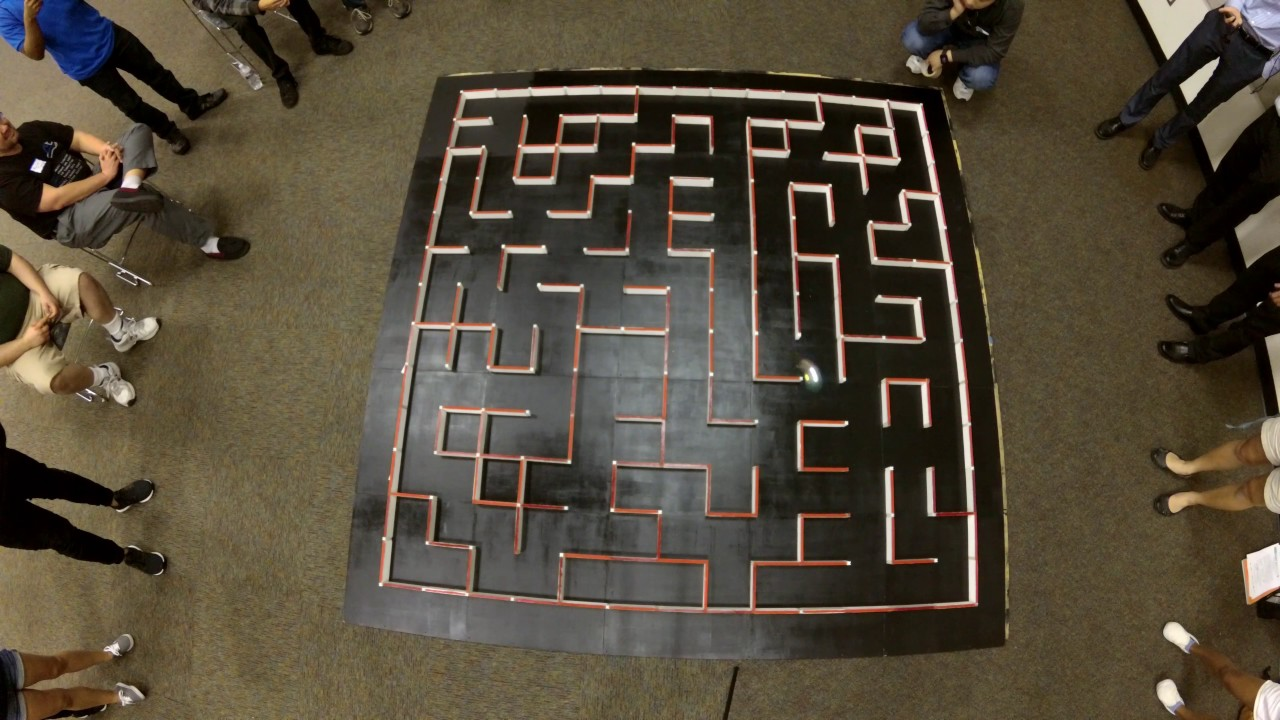
#> input picture Maze Solver with ImageProcessing/realmaze.jpg, 1280 x 720 px
$ python main.py
#> lines starting #> are read from the running program, lines starting #| are printed output that depends on the picture; after the words box and inside, x2 and y2 are one past the last pixel; in counts of white or black regions, pixels touching at a corner belong together
# çizgileri kalınlaştırmam lazım. bu sayede kalın ve tam bir kare oluşturmuş olacağım.

import cv2
import numpy as np
import math
contour_list = []
count = 0

img = cv2.imread("realmaze.jpg")
#> img is the input picture: shape (720, 1280, 3); mean B, G, R 58.6, 75, 84.8
dst = cv2.fastNlMeansDenoisingColored(img,None,3,150,10,21)
gray = cv2.cvtColor(dst, cv2.COLOR_BGR2GRAY)
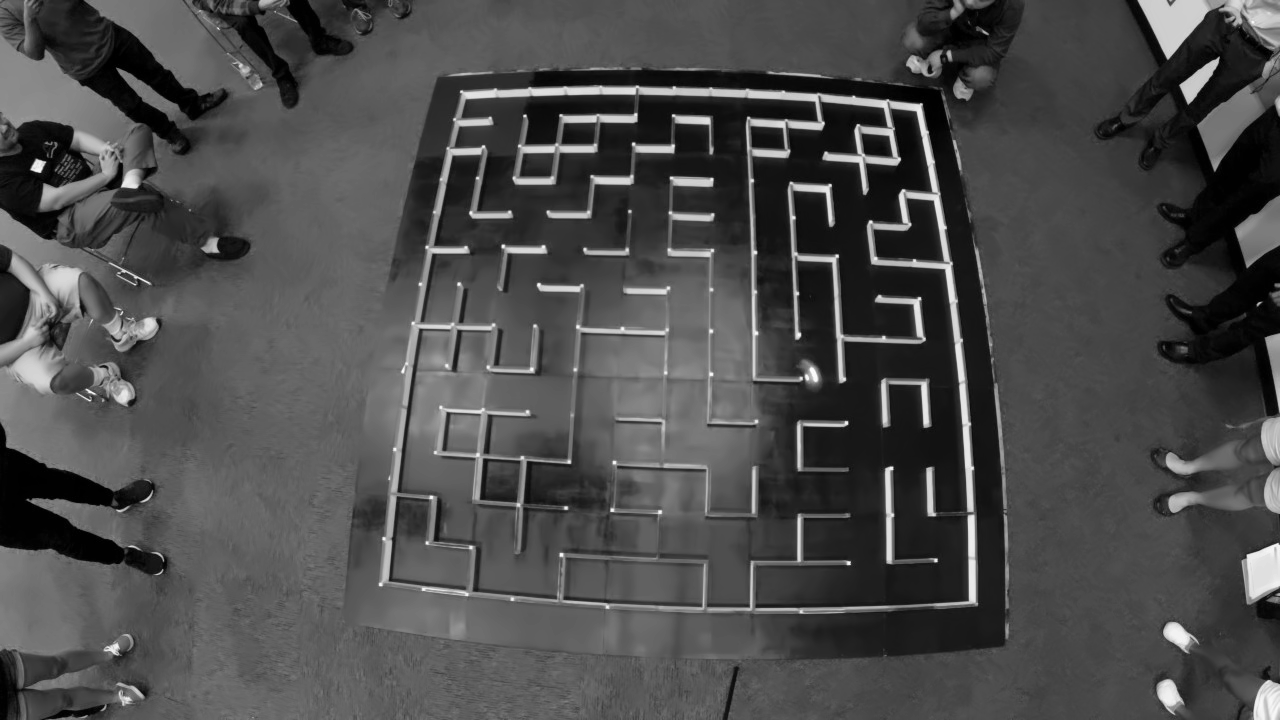
#> gray: shape (720, 1280); min 0, max 252, mean 75.6
ret,thresh = cv2.threshold(gray,130,200,3)
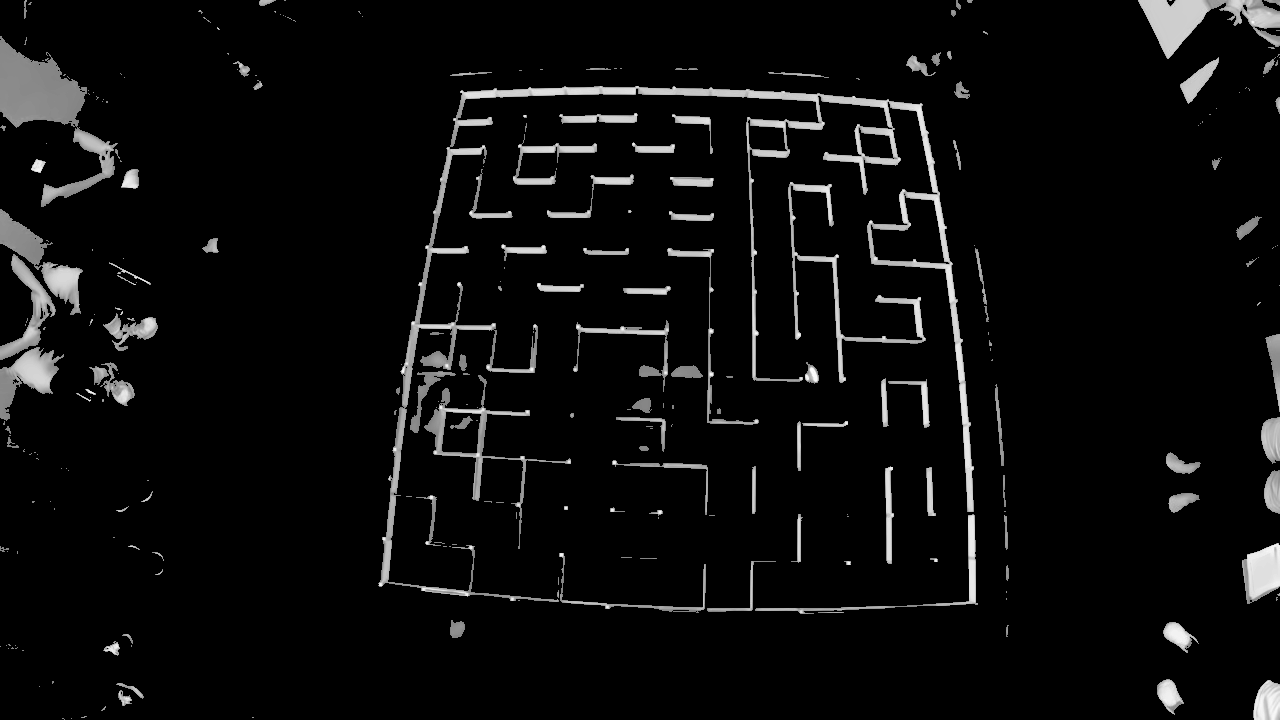
#> thresh: shape (720, 1280); min 0, max 252, mean 12.5
edges = cv2.Canny(thresh, 150, 200)
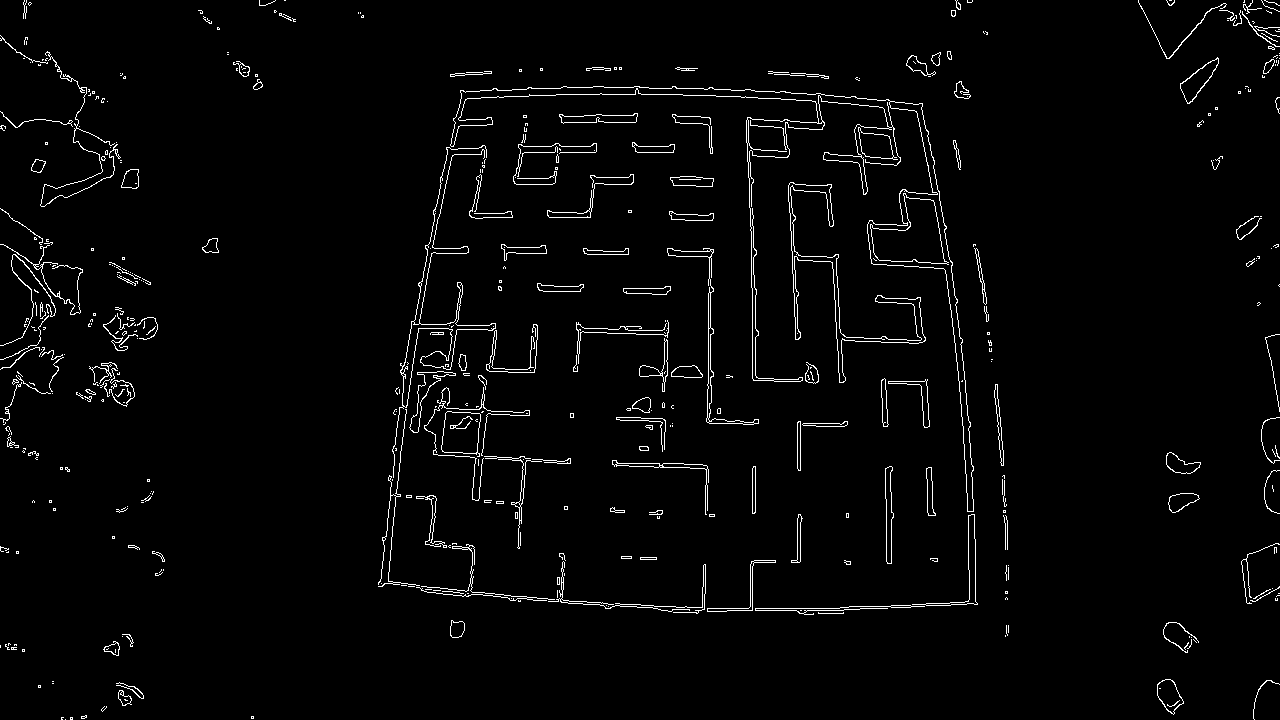
#> edges: shape (720, 1280); 2.5% white in thin lines or dots
contours, _ = cv2.findContours(edges, cv2.RETR_TREE, cv2.CHAIN_APPROX_SIMPLE)
#> contours = 691 contours, 537 with area under 20; largest, box (x1, y1, x2, y2) and area: (450, 86, 974, 512) 8946, (867, 101, 974, 512) 6730, (870, 193, 949, 265) 3120, (870, 193, 948, 264) 3108, (788, 182, 926, 383) 2172

def square_control(x1,y1,x2,y2,x3,y3,x4,y4):
    if -150 < (x1 - x3) - (y1 - y3) < 150:
        return 1
    else:
        return 0

for contour in contours:
    approx = cv2.approxPolyDP(contour,0.01*cv2.arcLength(contour,True),True)
    area = cv2.contourArea(contour)
    if ((len(approx) > 3) and (len(approx) < 5) and area >= 100  and square_control(approx[0][0][0],approx[0][0][1],approx[1][0][0],approx[1][0][1],approx[2][0][0],approx[2][0][1],approx[3][0][0],approx[3][0][1]) == 1):
        count += 1
        if count == 2:
            contour_list.append(contour)
            font = cv2.FONT_HERSHEY_SIMPLEX
            cv2.putText(edges,'SQUARE',(approx[0][0][0],approx[0][0][1]-10), font, 0.5,(0,0,0),1,cv2.LINE_AA)
            count = 0
#> this loop made 691 passes
#> (area, font) on pass 281: (216, 0)
#> area on pass 232: 142
#> after the loop, contour_list = 1 contour; box (x1, y1, x2, y2) and area: (994, 384, 1004, 466) 216; count = 0; font = 0

def draw_circle(event,x,y,flags,param):
    global mouseX,mouseY
    if event == cv2.EVENT_LBUTTONDBLCLK:
        cv2.circle(edges,(x,y),5,(0,0,255),-1)
        mouseX,mouseY = x,y
        print(int(math.sqrt(((target()[0]-mouseX)**2)+((target()[1]-mouseY)**2))),"| Current::",mouseX,mouseY,"| Target::",target()[0],target()[1])

def target():
    x = 0
    y = 0
    len_contour = len(contour_list[0])
    for i in range(len_contour):
        x += contour_list[0][i][0][0]
        y += contour_list[0][i][0][1]
    return int(x/len_contour),int(y/len_contour)

# print(target())
edges = cv2.cvtColor(edges, cv2.COLOR_GRAY2RGB)
#> edges: shape (720, 1280, 3); 2.5% white in thin lines or dots
cv2.drawContours(edges, contour_list,  -1, (0, 255, 0), 2)
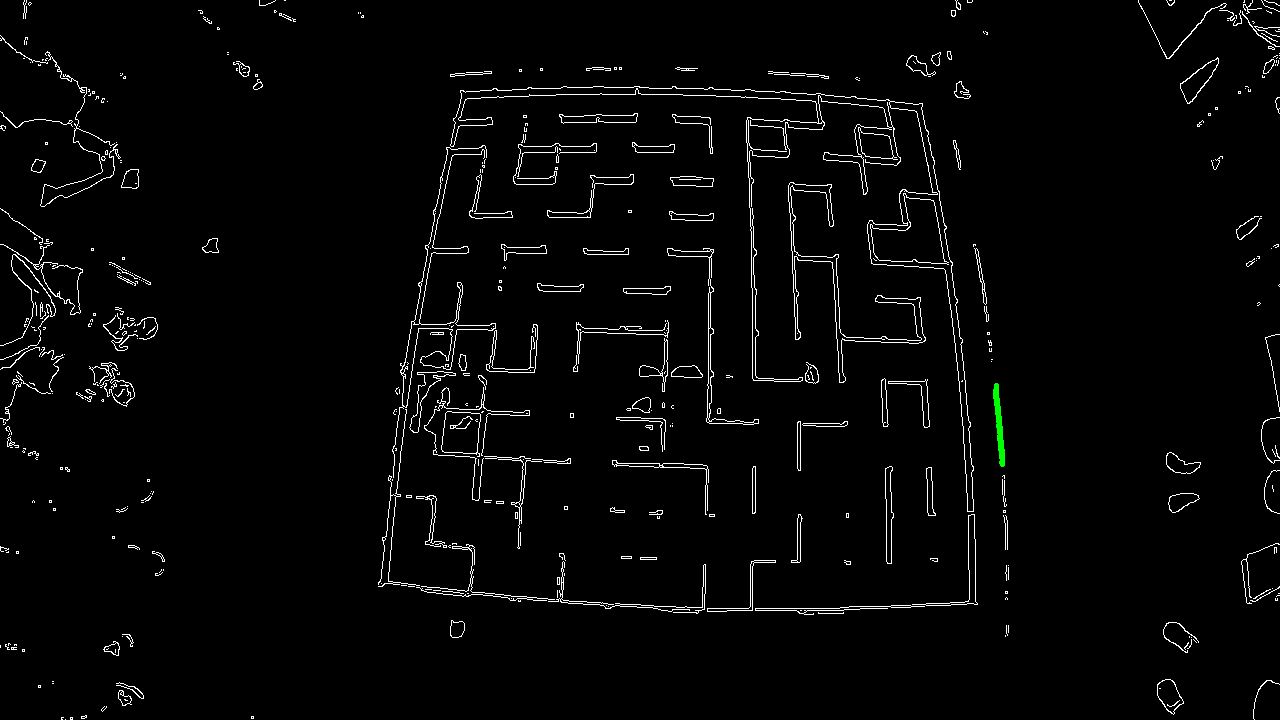
#> edges: shape (720, 1280, 3); mean B, G, R 6.2, 6.4, 6.2
cv2.namedWindow('image')
cv2.setMouseCallback('image',draw_circle)
while(1):
    cv2.imshow('image',edges)
    k = cv2.waitKey(20) & 0xFF
#> (key Esc is pressed here)
    if k == 27:
        break
